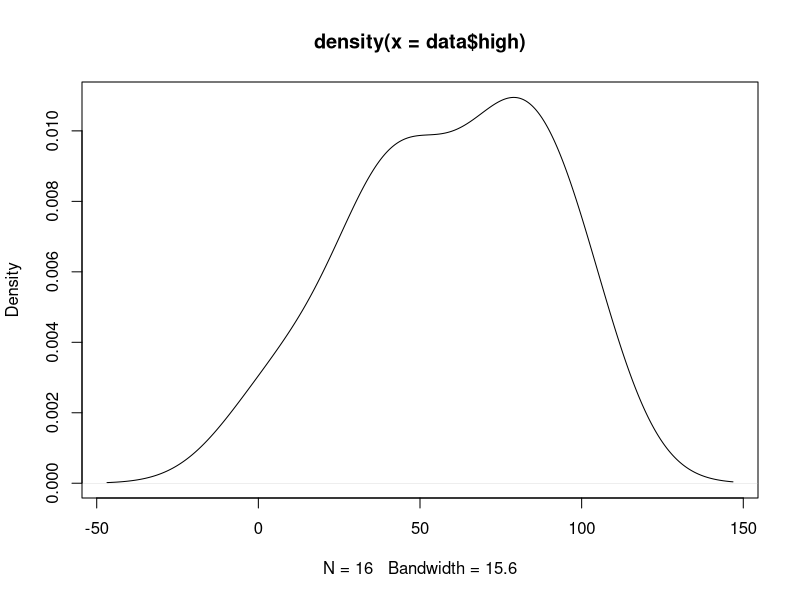
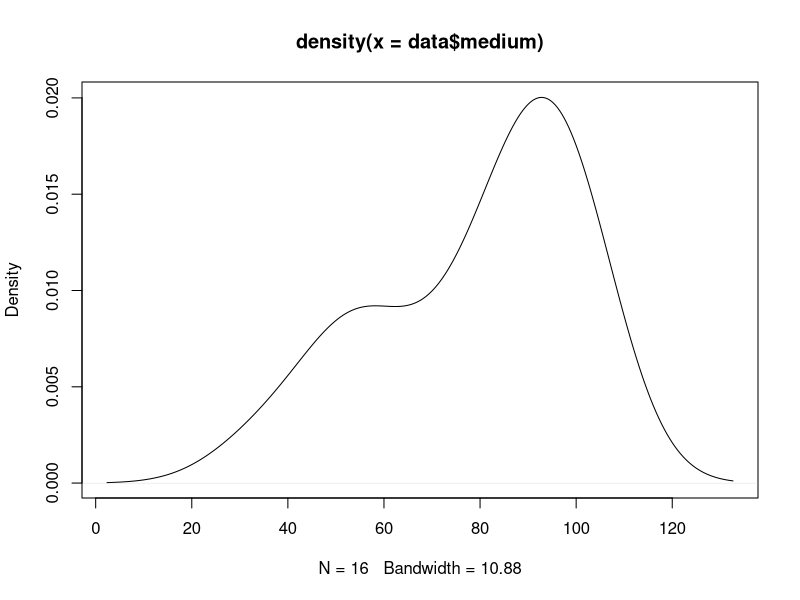
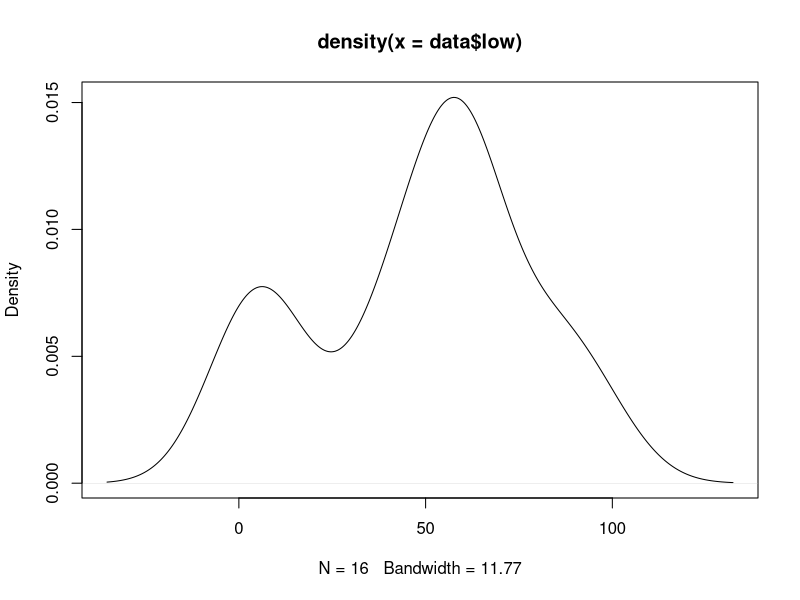
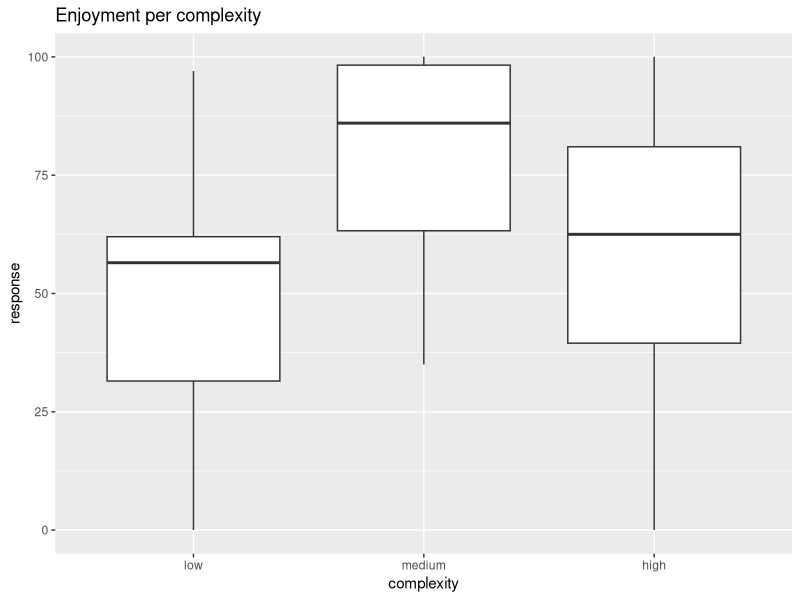
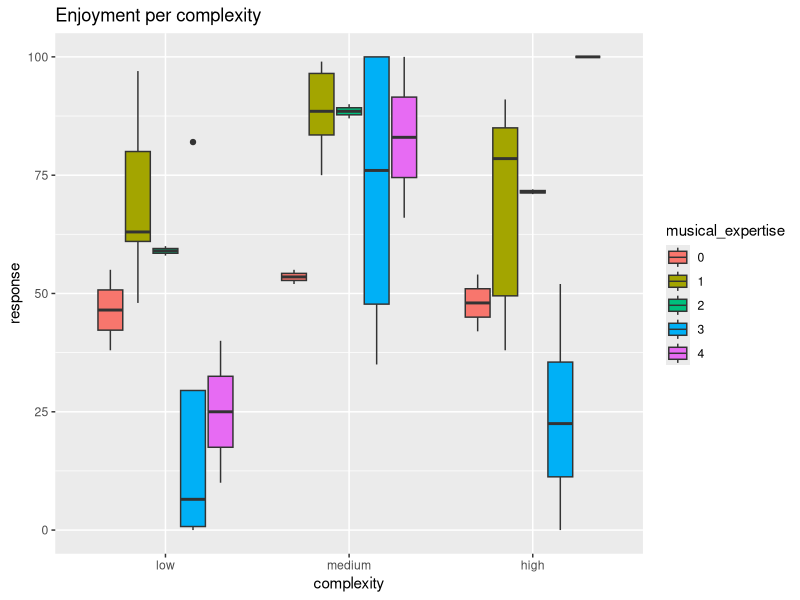

The R source for these figures, in order:
## ---- chunk 1
knitr::opts_chunk$set(echo = FALSE)
## ---- chunk 2
# we load the packages
library(dplyr)
library(ggplot2)
library(tidyverse)

# Set seed for reproducability
set.seed(1)

# set working directory
setwd("C:/Users/au672599/OneDrive - Aarhus Universitet/Documents/PhD Rebecca/Summer School/Online studies data")

# load in the data file. Note this only works with a .csv file. Here you need to change the name of the file.

data <- read.csv('survey_data_group2.csv')
data$X <- NULL

# if it worked correctly, you should now see the dataframe 'data' appear in the Environment panel. You can click on it, to open it and check that it looks like your messy data file.
## ---- chunk 3

print(length(unique(data$run_id)))
# whatever outputs here is the number of respondents

# describe the responses for high complexity
print(summary(data$high))
plot(density(data$high))

# describe the responses for mid complexity
print(summary(data$medium))
plot(density(data$medium))

# describe the responses for low complexity
print(summary(data$low))
plot(density(data$low))

# distribution of musical expertise
print(summary(data$musical_expertise))
data$musical_expertise <- as.factor(data$musical_expertise)
print(summary(data$musical_expertise))
# it's up to you to interpret what these numbers mean
## ---- chunk 4
# because we need the data non pivoted, let's load in the other data format we had
no_pivot <- read.csv('survey_data_group2_nonpivoted.csv')

no_pivot$complexity <- factor(no_pivot$complexity, levels = c("low", "medium", "high"))

no_pivot$musical_expertise <- factor(no_pivot$musical_expertise)

ggplot(no_pivot, aes(x=complexity, y=response ))+
geom_boxplot()+
  labs(title = 'Enjoyment per complexity')

ggplot(no_pivot, aes(x=complexity, y=response, fill = musical_expertise))+
geom_boxplot()+
  labs(title = 'Enjoyment per complexity')

